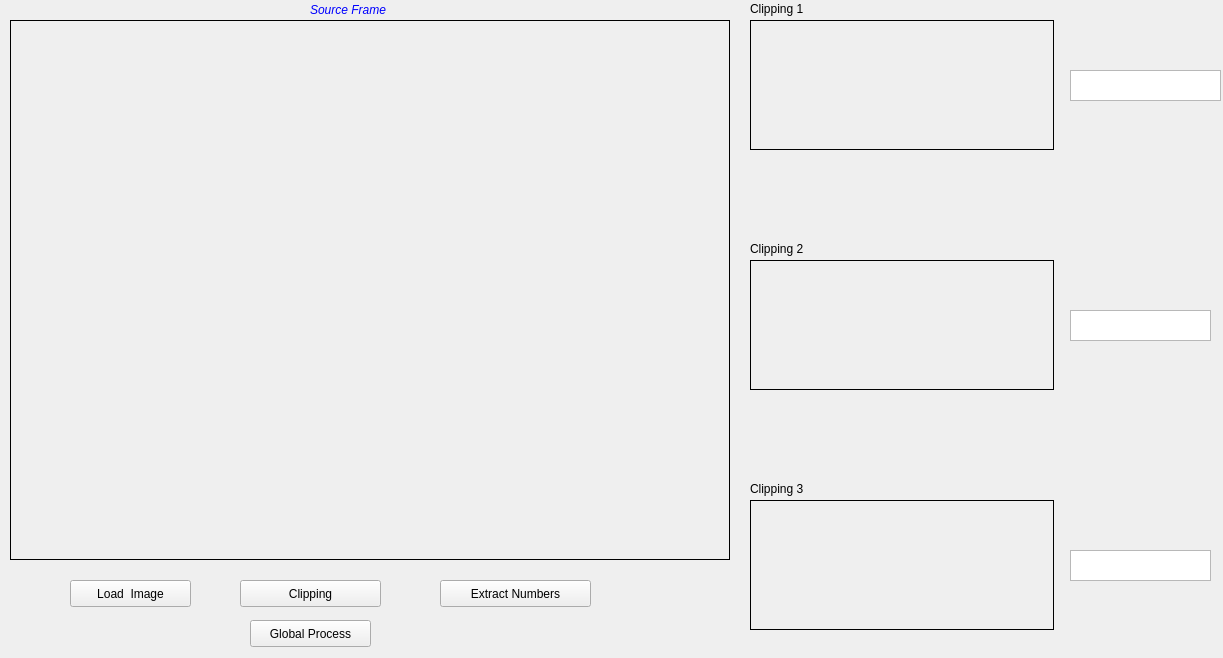
<?xml version="1.0" encoding="UTF-8"?>
<ui version="4.0">
 <class>MainWindow</class>
 <widget class="QWidget" name="MainWindow">
  <property name="enabled">
   <bool>true</bool>
  </property>
  <property name="geometry">
   <rect>
    <x>0</x>
    <y>0</y>
    <width>1223</width>
    <height>658</height>
   </rect>
  </property>
  <property name="mouseTracking">
   <bool>true</bool>
  </property>
  <property name="acceptDrops">
   <bool>true</bool>
  </property>
  <property name="windowTitle">
   <string>COUNTERS OCR </string>
  </property>
  <property name="windowIcon">
   <iconset>
    <normaloff>../../../Digital_books_and_other_things/TESIS_PACO/goeiti.jpg</normaloff>../../../Digital_books_and_other_things/TESIS_PACO/goeiti.jpg</iconset>
  </property>
  <property name="windowOpacity">
   <double>1.000000000000000</double>
  </property>
  <widget class="QLabel" name="Tittle">
   <property name="enabled">
    <bool>true</bool>
   </property>
   <property name="geometry">
    <rect>
     <x>310</x>
     <y>0</y>
     <width>131</width>
     <height>20</height>
    </rect>
   </property>
   <property name="palette">
    <palette>
     <active>
      <colorrole role="WindowText">
       <brush brushstyle="SolidPattern">
        <color alpha="255">
         <red>0</red>
         <green>0</green>
         <blue>255</blue>
        </color>
       </brush>
      </colorrole>
      <colorrole role="Button">
       <brush brushstyle="SolidPattern">
        <color alpha="255">
         <red>45</red>
         <green>242</green>
         <blue>35</blue>
        </color>
       </brush>
      </colorrole>
      <colorrole role="Text">
       <brush brushstyle="SolidPattern">
        <color alpha="255">
         <red>255</red>
         <green>0</green>
         <blue>0</blue>
        </color>
       </brush>
      </colorrole>
      <colorrole role="ButtonText">
       <brush brushstyle="SolidPattern">
        <color alpha="255">
         <red>0</red>
         <green>0</green>
         <blue>255</blue>
        </color>
       </brush>
      </colorrole>
     </active>
     <inactive>
      <colorrole role="WindowText">
       <brush brushstyle="SolidPattern">
        <color alpha="255">
         <red>0</red>
         <green>0</green>
         <blue>255</blue>
        </color>
       </brush>
      </colorrole>
      <colorrole role="Button">
       <brush brushstyle="SolidPattern">
        <color alpha="255">
         <red>45</red>
         <green>242</green>
         <blue>35</blue>
        </color>
       </brush>
      </colorrole>
      <colorrole role="Text">
       <brush brushstyle="SolidPattern">
        <color alpha="255">
         <red>255</red>
         <green>0</green>
         <blue>0</blue>
        </color>
       </brush>
      </colorrole>
      <colorrole role="ButtonText">
       <brush brushstyle="SolidPattern">
        <color alpha="255">
         <red>76</red>
         <green>76</green>
         <blue>76</blue>
        </color>
       </brush>
      </colorrole>
     </inactive>
     <disabled>
      <colorrole role="WindowText">
       <brush brushstyle="SolidPattern">
        <color alpha="255">
         <red>159</red>
         <green>158</green>
         <blue>158</blue>
        </color>
       </brush>
      </colorrole>
      <colorrole role="Button">
       <brush brushstyle="SolidPattern">
        <color alpha="255">
         <red>45</red>
         <green>242</green>
         <blue>35</blue>
        </color>
       </brush>
      </colorrole>
      <colorrole role="Text">
       <brush brushstyle="SolidPattern">
        <color alpha="255">
         <red>159</red>
         <green>158</green>
         <blue>158</blue>
        </color>
       </brush>
      </colorrole>
      <colorrole role="ButtonText">
       <brush brushstyle="SolidPattern">
        <color alpha="255">
         <red>159</red>
         <green>158</green>
         <blue>158</blue>
        </color>
       </brush>
      </colorrole>
     </disabled>
    </palette>
   </property>
   <property name="font">
    <font>
     <italic>true</italic>
    </font>
   </property>
   <property name="cursor">
    <cursorShape>PointingHandCursor</cursorShape>
   </property>
   <property name="text">
    <string>Source Frame</string>
   </property>
  </widget>
  <widget class="QPushButton" name="Load_button">
   <property name="geometry">
    <rect>
     <x>70</x>
     <y>580</y>
     <width>121</width>
     <height>27</height>
    </rect>
   </property>
   <property name="text">
    <string>Load  Image</string>
   </property>
  </widget>
  <widget class="QLabel" name="label_2">
   <property name="geometry">
    <rect>
     <x>750</x>
     <y>0</y>
     <width>191</width>
     <height>17</height>
    </rect>
   </property>
   <property name="text">
    <string>Clipping 1</string>
   </property>
  </widget>
  <widget class="QPushButton" name="Clip_button">
   <property name="geometry">
    <rect>
     <x>240</x>
     <y>580</y>
     <width>141</width>
     <height>27</height>
    </rect>
   </property>
   <property name="text">
    <string>Clipping</string>
   </property>
  </widget>
  <widget class="QLabel" name="label_3">
   <property name="geometry">
    <rect>
     <x>750</x>
     <y>240</y>
     <width>191</width>
     <height>17</height>
    </rect>
   </property>
   <property name="text">
    <string>Clipping 2</string>
   </property>
  </widget>
  <widget class="QLabel" name="label_4">
   <property name="geometry">
    <rect>
     <x>750</x>
     <y>480</y>
     <width>191</width>
     <height>17</height>
    </rect>
   </property>
   <property name="text">
    <string>Clipping 3</string>
   </property>
  </widget>
  <widget class="QPushButton" name="OCR_button">
   <property name="geometry">
    <rect>
     <x>440</x>
     <y>580</y>
     <width>151</width>
     <height>27</height>
    </rect>
   </property>
   <property name="text">
    <string>Extract Numbers</string>
   </property>
  </widget>
  <widget class="QTextEdit" name="resultado1">
   <property name="geometry">
    <rect>
     <x>1070</x>
     <y>70</y>
     <width>151</width>
     <height>31</height>
    </rect>
   </property>
  </widget>
  <widget class="QTextEdit" name="resultado2">
   <property name="geometry">
    <rect>
     <x>1070</x>
     <y>310</y>
     <width>141</width>
     <height>31</height>
    </rect>
   </property>
  </widget>
  <widget class="QTextEdit" name="resultado3">
   <property name="geometry">
    <rect>
     <x>1070</x>
     <y>550</y>
     <width>141</width>
     <height>31</height>
    </rect>
   </property>
  </widget>
  <widget class="QPushButton" name="GLOBAL_button">
   <property name="geometry">
    <rect>
     <x>250</x>
     <y>620</y>
     <width>121</width>
     <height>27</height>
    </rect>
   </property>
   <property name="text">
    <string>Global Process</string>
   </property>
  </widget>
  <widget class="QLabel" name="viewer_original">
   <property name="geometry">
    <rect>
     <x>10</x>
     <y>20</y>
     <width>720</width>
     <height>540</height>
    </rect>
   </property>
   <property name="maximumSize">
     <size>
      <width>720</width>
      <height>540</height>
     </size>
    </property>
    <property name="frameShape">
     <enum>QFrame::Box</enum>
    </property>
  </widget>
  <widget class="QLabel" name="viewer_counter1">
   <property name="geometry">
    <rect>
     <x>750</x>
     <y>20</y>
     <width>304</width>
     <height>130</height>
    </rect>
   </property>
   <property name="maximumSize">
     <size>
      <width>304</width>
      <height>130</height>
     </size>
    </property>
    <property name="frameShape">
     <enum>QFrame::Box</enum>
    </property>
  </widget>
  <widget class="QLabel" name="viewer_counter2">
   <property name="geometry">
    <rect>
     <x>750</x>
     <y>260</y>
     <width>304</width>
     <height>130</height>
    </rect>
   </property>
   <property name="maximumSize">
     <size>
      <width>304</width>
      <height>130</height>
     </size>
    </property>
    <property name="frameShape">
     <enum>QFrame::Box</enum>
    </property>
  </widget>
  <widget class="QLabel" name="viewer_counter3">
   <property name="geometry">
    <rect>
     <x>750</x>
     <y>500</y>
     <width>304</width>
     <height>130</height>
    </rect>
   </property>
   <property name="maximumSize">
     <size>
      <width>304</width>
      <height>130</height>
     </size>
    </property>
    <property name="frameShape">
     <enum>QFrame::Box</enum>
    </property>
  </widget>
 </widget>
 <resources/>
 <connections/>
</ui>
